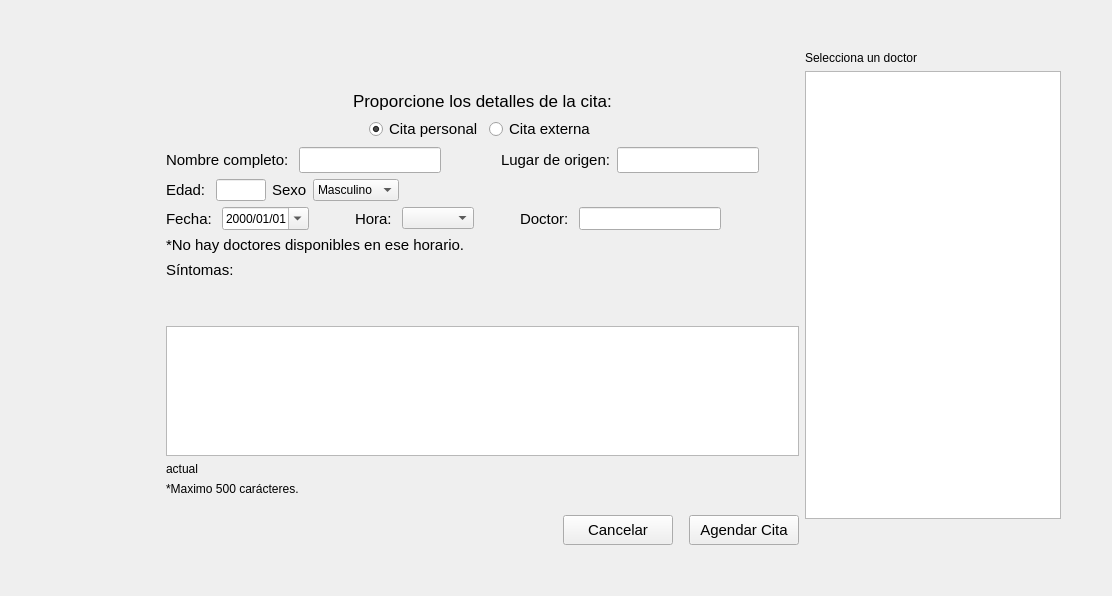
          <widget class="QWidget" name="paginaCitas">
           <layout class="QGridLayout" name="gridLayout_12">
            <item row="1" column="2">
             <layout class="QVBoxLayout" name="verticalLayout_8">
              <item>
               <widget class="QLabel" name="lb_selDoc">
                <property name="text">
                 <string>Selecciona un doctor</string>
                </property>
               </widget>
              </item>
              <item>
               <widget class="QTableView" name="tv_listaDocCitas">
                <property name="horizontalScrollBarPolicy">
                 <enum>Qt::ScrollBarAlwaysOff</enum>
                </property>
                <attribute name="verticalHeaderVisible">
                 <bool>false</bool>
                </attribute>
               </widget>
              </item>
             </layout>
            </item>
            <item row="1" column="1" rowspan="2">
             <layout class="QGridLayout" name="gridLayout_13">
              <item row="0" column="0">
               <spacer name="verticalSpacer_11">
                <property name="orientation">
                 <enum>Qt::Vertical</enum>
                </property>
                <property name="sizeHint" stdset="0">
                 <size>
                  <width>20</width>
                  <height>40</height>
                 </size>
                </property>
               </spacer>
              </item>
              <item row="1" column="0">
               <layout class="QHBoxLayout" name="horizontalLayout_33">
                <item>
                 <spacer name="horizontalSpacer_43">
                  <property name="orientation">
                   <enum>Qt::Horizontal</enum>
                  </property>
                  <property name="sizeHint" stdset="0">
                   <size>
                    <width>40</width>
                    <height>20</height>
                   </size>
                  </property>
                 </spacer>
                </item>
                <item>
                 <widget class="QLabel" name="label_3">
                  <property name="minimumSize">
                   <size>
                    <width>241</width>
                    <height>20</height>
                   </size>
                  </property>
                  <property name="font">
                   <font>
                    <family>MS Shell Dlg 2</family>
                    <pointsize>13</pointsize>
                    <weight>9</weight>
                    <italic>false</italic>
                    <bold>false</bold>
                   </font>
                  </property>
                  <property name="styleSheet">
                   <string notr="true">font: 75 13pt &quot;MS Shell Dlg 2&quot;;</string>
                  </property>
                  <property name="text">
                   <string>Proporcione los detalles de la cita:</string>
                  </property>
                 </widget>
                </item>
                <item>
                 <spacer name="horizontalSpacer_44">
                  <property name="orientation">
                   <enum>Qt::Horizontal</enum>
                  </property>
                  <property name="sizeHint" stdset="0">
                   <size>
                    <width>40</width>
                    <height>20</height>
                   </size>
                  </property>
                 </spacer>
                </item>
               </layout>
              </item>
              <item row="3" column="0">
               <layout class="QHBoxLayout" name="horizontalLayout_34">
                <item>
                 <spacer name="horizontalSpacer_45">
                  <property name="orientation">
                   <enum>Qt::Horizontal</enum>
                  </property>
                  <property name="sizeHint" stdset="0">
                   <size>
                    <width>40</width>
                    <height>20</height>
                   </size>
                  </property>
                 </spacer>
                </item>
                <item>
                 <layout class="QHBoxLayout" name="horizontalLayout_31">
                  <item>
                   <widget class="QRadioButton" name="radioCitaPersonal">
                    <property name="font">
                     <font>
                      <pointsize>11</pointsize>
                     </font>
                    </property>
                    <property name="text">
                     <string>Cita personal</string>
                    </property>
                    <property name="checked">
                     <bool>true</bool>
                    </property>
                   </widget>
                  </item>
                  <item>
                   <widget class="QRadioButton" name="radioCitaExterna">
                    <property name="font">
                     <font>
                      <pointsize>11</pointsize>
                     </font>
                    </property>
                    <property name="text">
                     <string>Cita externa</string>
                    </property>
                   </widget>
                  </item>
                 </layout>
                </item>
                <item>
                 <spacer name="horizontalSpacer_46">
                  <property name="orientation">
                   <enum>Qt::Horizontal</enum>
                  </property>
                  <property name="sizeHint" stdset="0">
                   <size>
                    <width>40</width>
                    <height>20</height>
                   </size>
                  </property>
                 </spacer>
                </item>
               </layout>
              </item>
              <item row="4" column="0">
               <layout class="QHBoxLayout" name="horizontalLayout_36">
                <item>
                 <layout class="QHBoxLayout" name="horizontalLayout_30">
                  <item>
                   <widget class="QLabel" name="labelNombreComp">
                    <property name="font">
                     <font>
                      <family>MS Shell Dlg 2</family>
                      <pointsize>11</pointsize>
                      <weight>50</weight>
                      <italic>false</italic>
                      <bold>false</bold>
                     </font>
                    </property>
                    <property name="text">
                     <string>Nombre completo: </string>
                    </property>
                   </widget>
                  </item>
                  <item>
                   <widget class="QLineEdit" name="lineNombreCompleto">
                    <property name="minimumSize">
                     <size>
                      <width>15</width>
                      <height>20</height>
                     </size>
                    </property>
                    <property name="font">
                     <font>
                      <family>MS Shell Dlg 2</family>
                      <pointsize>11</pointsize>
                      <weight>50</weight>
                      <italic>false</italic>
                      <bold>false</bold>
                     </font>
                    </property>
                   </widget>
                  </item>
                 </layout>
                </item>
                <item>
                 <spacer name="horizontalSpacer_26">
                  <property name="orientation">
                   <enum>Qt::Horizontal</enum>
                  </property>
                  <property name="sizeType">
                   <enum>QSizePolicy::Minimum</enum>
                  </property>
                  <property name="sizeHint" stdset="0">
                   <size>
                    <width>54</width>
                    <height>17</height>
                   </size>
                  </property>
                 </spacer>
                </item>
                <item>
                 <layout class="QHBoxLayout" name="horizontalLayout_40">
                  <item>
                   <widget class="QLabel" name="labelOrigen">
                    <property name="font">
                     <font>
                      <family>MS Shell Dlg 2</family>
                      <pointsize>11</pointsize>
                      <weight>50</weight>
                      <italic>false</italic>
                      <bold>false</bold>
                     </font>
                    </property>
                    <property name="text">
                     <string>Lugar de origen:</string>
                    </property>
                   </widget>
                  </item>
                  <item>
                   <widget class="QLineEdit" name="lineOrigen">
                    <property name="minimumSize">
                     <size>
                      <width>15</width>
                      <height>20</height>
                     </size>
                    </property>
                    <property name="font">
                     <font>
                      <family>MS Shell Dlg 2</family>
                      <pointsize>11</pointsize>
                      <weight>50</weight>
                      <italic>false</italic>
                      <bold>false</bold>
                     </font>
                    </property>
                   </widget>
                  </item>
                 </layout>
                </item>
                <item>
                 <spacer name="horizontalSpacer_28">
                  <property name="orientation">
                   <enum>Qt::Horizontal</enum>
                  </property>
                  <property name="sizeHint" stdset="0">
                   <size>
                    <width>40</width>
                    <height>20</height>
                   </size>
                  </property>
                 </spacer>
                </item>
               </layout>
              </item>
              <item row="5" column="0">
               <layout class="QHBoxLayout" name="horizontalLayout_41">
                <item>
                 <widget class="QLabel" name="labelEdad">
                  <property name="font">
                   <font>
                    <family>MS Shell Dlg 2</family>
                    <pointsize>11</pointsize>
                    <weight>50</weight>
                    <italic>false</italic>
                    <bold>false</bold>
                   </font>
                  </property>
                  <property name="text">
                   <string>Edad: </string>
                  </property>
                 </widget>
                </item>
                <item>
                 <widget class="QLineEdit" name="lineEdad">
                  <property name="minimumSize">
                   <size>
                    <width>15</width>
                    <height>20</height>
                   </size>
                  </property>
                  <property name="maximumSize">
                   <size>
                    <width>50</width>
                    <height>16777215</height>
                   </size>
                  </property>
                  <property name="font">
                   <font>
                    <family>MS Shell Dlg 2</family>
                    <pointsize>11</pointsize>
                    <weight>50</weight>
                    <italic>false</italic>
                    <bold>false</bold>
                   </font>
                  </property>
                 </widget>
                </item>
                <item>
                 <widget class="QLabel" name="lb_sexo">
                  <property name="font">
                   <font>
                    <family>MS Shell Dlg 2</family>
                    <pointsize>11</pointsize>
                    <weight>50</weight>
                    <italic>false</italic>
                    <bold>false</bold>
                   </font>
                  </property>
                  <property name="text">
                   <string>Sexo</string>
                  </property>
                 </widget>
                </item>
                <item>
                 <widget class="QComboBox" name="cb_sexo">
                  <item>
                   <property name="text">
                    <string>Masculino</string>
                   </property>
                  </item>
                  <item>
                   <property name="text">
                    <string>Femenino</string>
                   </property>
                  </item>
                 </widget>
                </item>
                <item>
                 <spacer name="horizontalSpacer_27">
                  <property name="orientation">
                   <enum>Qt::Horizontal</enum>
                  </property>
                  <property name="sizeHint" stdset="0">
                   <size>
                    <width>40</width>
                    <height>20</height>
                   </size>
                  </property>
                 </spacer>
                </item>
               </layout>
              </item>
              <item row="6" column="0">
               <layout class="QHBoxLayout" name="horizontalLayout_42">
                <item>
                 <layout class="QHBoxLayout" name="horizontalLayout_39"/>
                </item>
                <item>
                 <layout class="QHBoxLayout" name="horizontalLayout_38"/>
                </item>
               </layout>
              </item>
              <item row="7" column="0">
               <layout class="QHBoxLayout" name="horizontalLayout_43">
                <item>
                 <layout class="QHBoxLayout" name="horizontalLayout_37">
                  <item>
                   <widget class="QLabel" name="lb_FCitas">
                    <property name="font">
                     <font>
                      <family>MS Shell Dlg 2</family>
                      <pointsize>11</pointsize>
                      <weight>50</weight>
                      <italic>false</italic>
                      <bold>false</bold>
                     </font>
                    </property>
                    <property name="text">
                     <string>Fecha: </string>
                    </property>
                   </widget>
                  </item>
                  <item>
                   <widget class="QDateEdit" name="fechaCita">
                    <property name="displayFormat">
                     <string>yyyy/MM/dd</string>
                    </property>
                    <property name="calendarPopup">
                     <bool>true</bool>
                    </property>
                   </widget>
                  </item>
                  <item>
                   <spacer name="horizontalSpacer_39">
                    <property name="orientation">
                     <enum>Qt::Horizontal</enum>
                    </property>
                    <property name="sizeType">
                     <enum>QSizePolicy::Minimum</enum>
                    </property>
                    <property name="sizeHint" stdset="0">
                     <size>
                      <width>40</width>
                      <height>20</height>
                     </size>
                    </property>
                   </spacer>
                  </item>
                  <item>
                   <widget class="QLabel" name="label_horaCitas">
                    <property name="font">
                     <font>
                      <family>MS Shell Dlg 2</family>
                      <pointsize>11</pointsize>
                      <weight>50</weight>
                      <italic>false</italic>
                      <bold>false</bold>
                     </font>
                    </property>
                    <property name="text">
                     <string>Hora: </string>
                    </property>
                   </widget>
                  </item>
                  <item>
                   <widget class="QComboBox" name="horaCita"/>
                  </item>
                 </layout>
                </item>
                <item>
                 <spacer name="horizontalSpacer_38">
                  <property name="orientation">
                   <enum>Qt::Horizontal</enum>
                  </property>
                  <property name="sizeType">
                   <enum>QSizePolicy::Minimum</enum>
                  </property>
                  <property name="sizeHint" stdset="0">
                   <size>
                    <width>40</width>
                    <height>20</height>
                   </size>
                  </property>
                 </spacer>
                </item>
                <item>
                 <layout class="QHBoxLayout" name="horizontalLayout_32">
                  <item>
                   <widget class="QLabel" name="label_docCitas">
                    <property name="font">
                     <font>
                      <family>MS Shell Dlg 2</family>
                      <pointsize>11</pointsize>
                      <weight>50</weight>
                      <italic>false</italic>
                      <bold>false</bold>
                     </font>
                    </property>
                    <property name="text">
                     <string>Doctor: </string>
                    </property>
                   </widget>
                  </item>
                  <item>
                   <widget class="QLineEdit" name="le_nombreDoc">
                    <property name="minimumSize">
                     <size>
                      <width>15</width>
                      <height>20</height>
                     </size>
                    </property>
                    <property name="font">
                     <font>
                      <family>MS Shell Dlg 2</family>
                      <pointsize>11</pointsize>
                      <weight>50</weight>
                      <italic>false</italic>
                      <bold>false</bold>
                     </font>
                    </property>
                   </widget>
                  </item>
                  <item>
                   <widget class="QPushButton" name="btnBuscarDoctor">
                    <property name="minimumSize">
                     <size>
                      <width>22</width>
                      <height>22</height>
                     </size>
                    </property>
                    <property name="maximumSize">
                     <size>
                      <width>22</width>
                      <height>22</height>
                     </size>
                    </property>
                    <property name="styleSheet">
                     <string notr="true">border:none;</string>
                    </property>
                    <property name="text">
                     <string/>
                    </property>
                    <property name="icon">
                     <iconset resource="imgs/imgs.qrc">
                      <normaloff>:/imgs/search.png</normaloff>:/imgs/search.png</iconset>
                    </property>
                    <property name="iconSize">
                     <size>
                      <width>20</width>
                      <height>20</height>
                     </size>
                    </property>
                   </widget>
                  </item>
                  <item>
                   <spacer name="horizontalSpacer_29">
                    <property name="orientation">
                     <enum>Qt::Horizontal</enum>
                    </property>
                    <property name="sizeHint" stdset="0">
                     <size>
                      <width>40</width>
                      <height>20</height>
                     </size>
                    </property>
                   </spacer>
                  </item>
                 </layout>
                </item>
               </layout>
              </item>
              <item row="8" column="0">
               <widget class="QLabel" name="lb_noHayDocs">
                <property name="font">
                 <font>
                  <family>MS Shell Dlg 2</family>
                  <pointsize>11</pointsize>
                  <weight>50</weight>
                  <italic>false</italic>
                  <bold>false</bold>
                 </font>
                </property>
                <property name="text">
                 <string>*No hay doctores disponibles en ese horario.</string>
                </property>
               </widget>
              </item>
              <item row="9" column="0">
               <layout class="QVBoxLayout" name="verticalLayout_6">
                <item>
                 <layout class="QHBoxLayout" name="horizontalLayout_35">
                  <item>
                   <widget class="QLabel" name="lb_sintomasCitas">
                    <property name="font">
                     <font>
                      <family>MS Shell Dlg 2</family>
                      <pointsize>11</pointsize>
                      <weight>50</weight>
                      <italic>false</italic>
                      <bold>false</bold>
                     </font>
                    </property>
                    <property name="text">
                     <string>Síntomas: </string>
                    </property>
                   </widget>
                  </item>
                  <item>
                   <spacer name="horizontalSpacer_41">
                    <property name="orientation">
                     <enum>Qt::Horizontal</enum>
                    </property>
                    <property name="sizeHint" stdset="0">
                     <size>
                      <width>40</width>
                      <height>20</height>
                     </size>
                    </property>
                   </spacer>
                  </item>
                 </layout>
                </item>
                <item>
                 <spacer name="verticalSpacer_8">
                  <property name="orientation">
                   <enum>Qt::Vertical</enum>
                  </property>
                  <property name="sizeHint" stdset="0">
                   <size>
                    <width>20</width>
                    <height>40</height>
                   </size>
                  </property>
                 </spacer>
                </item>
                <item>
                 <widget class="QTextEdit" name="sintomasCitas">
                  <property name="minimumSize">
                   <size>
                    <width>400</width>
                    <height>30</height>
                   </size>
                  </property>
                  <property name="maximumSize">
                   <size>
                    <width>16777215</width>
                    <height>130</height>
                   </size>
                  </property>
                  <property name="font">
                   <font>
                    <pointsize>11</pointsize>
                   </font>
                  </property>
                 </widget>
                </item>
               </layout>
              </item>
              <item row="10" column="0">
               <widget class="QLabel" name="lb_charAct">
                <property name="text">
                 <string>actual</string>
                </property>
               </widget>
              </item>
              <item row="11" column="0">
               <widget class="QLabel" name="lb_maxchar">
                <property name="text">
                 <string>*Maximo 500 carácteres.</string>
                </property>
               </widget>
              </item>
              <item row="12" column="0">
               <spacer name="verticalSpacer_7">
                <property name="orientation">
                 <enum>Qt::Vertical</enum>
                </property>
                <property name="sizeType">
                 <enum>QSizePolicy::Expanding</enum>
                </property>
                <property name="sizeHint" stdset="0">
                 <size>
                  <width>20</width>
                  <height>13</height>
                 </size>
                </property>
               </spacer>
              </item>
              <item row="13" column="0">
               <layout class="QHBoxLayout" name="horizontalLayout_44">
                <item>
                 <spacer name="horizontalSpacer_47">
                  <property name="orientation">
                   <enum>Qt::Horizontal</enum>
                  </property>
                  <property name="sizeHint" stdset="0">
                   <size>
                    <width>40</width>
                    <height>20</height>
                   </size>
                  </property>
                 </spacer>
                </item>
                <item>
                 <widget class="QPushButton" name="btnCancelarAgenda">
                  <property name="minimumSize">
                   <size>
                    <width>110</width>
                    <height>30</height>
                   </size>
                  </property>
                  <property name="font">
                   <font>
                    <family>MS Shell Dlg 2</family>
                    <pointsize>11</pointsize>
                    <weight>50</weight>
                    <italic>false</italic>
                    <bold>false</bold>
                   </font>
                  </property>
                  <property name="styleSheet">
                   <string notr="true"/>
                  </property>
                  <property name="text">
                   <string>Cancelar</string>
                  </property>
                 </widget>
                </item>
                <item>
                 <spacer name="horizontalSpacer_42">
                  <property name="orientation">
                   <enum>Qt::Horizontal</enum>
                  </property>
                  <property name="sizeType">
                   <enum>QSizePolicy::Fixed</enum>
                  </property>
                  <property name="sizeHint" stdset="0">
                   <size>
                    <width>10</width>
                    <height>20</height>
                   </size>
                  </property>
                 </spacer>
                </item>
                <item>
                 <widget class="QPushButton" name="btnAgendarCita">
                  <property name="minimumSize">
                   <size>
                    <width>110</width>
                    <height>30</height>
                   </size>
                  </property>
                  <property name="maximumSize">
                   <size>
                    <width>16777215</width>
                    <height>16777215</height>
                   </size>
                  </property>
                  <property name="font">
                   <font>
                    <family>MS Shell Dlg 2</family>
                    <pointsize>11</pointsize>
                    <weight>50</weight>
                    <italic>false</italic>
                    <bold>false</bold>
                   </font>
                  </property>
                  <property name="styleSheet">
                   <string notr="true"/>
                  </property>
                  <property name="text">
                   <string>Agendar Cita</string>
                  </property>
                 </widget>
                </item>
               </layout>
              </item>
             </layout>
            </item>
            <item row="3" column="1">
             <spacer name="verticalSpacer_12">
              <property name="orientation">
               <enum>Qt::Vertical</enum>
              </property>
              <property name="sizeHint" stdset="0">
               <size>
                <width>20</width>
                <height>40</height>
               </size>
              </property>
             </spacer>
            </item>
            <item row="2" column="3">
             <spacer name="horizontalSpacer_49">
              <property name="orientation">
               <enum>Qt::Horizontal</enum>
              </property>
              <property name="sizeHint" stdset="0">
               <size>
                <width>40</width>
                <height>20</height>
               </size>
              </property>
             </spacer>
            </item>
            <item row="1" column="3">
             <spacer name="horizontalSpacer_50">
              <property name="orientation">
               <enum>Qt::Horizontal</enum>
              </property>
              <property name="sizeHint" stdset="0">
               <size>
                <width>40</width>
                <height>20</height>
               </size>
              </property>
             </spacer>
            </item>
            <item row="2" column="0">
             <spacer name="horizontalSpacer_48">
              <property name="orientation">
               <enum>Qt::Horizontal</enum>
              </property>
              <property name="sizeHint" stdset="0">
               <size>
                <width>155</width>
                <height>20</height>
               </size>
              </property>
             </spacer>
            </item>
            <item row="0" column="1">
             <spacer name="verticalSpacer_13">
              <property name="orientation">
               <enum>Qt::Vertical</enum>
              </property>
              <property name="sizeHint" stdset="0">
               <size>
                <width>20</width>
                <height>40</height>
               </size>
              </property>
             </spacer>
            </item>
           </layout>
          </widget>
